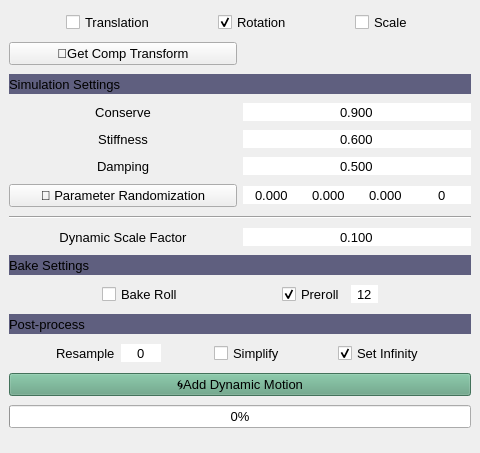
<?xml version="1.0" encoding="UTF-8"?>
<ui version="4.0">
 <class>dyn_motion_tool_mw</class>
 <widget class="QMainWindow" name="dyn_motion_tool_mw">
  <property name="geometry">
   <rect>
    <x>0</x>
    <y>0</y>
    <width>480</width>
    <height>453</height>
   </rect>
  </property>
  <property name="font">
   <font>
    <pointsize>10</pointsize>
   </font>
  </property>
  <property name="windowTitle">
   <string>DynMotionTool</string>
  </property>
  <property name="locale">
   <locale language="English" country="UnitedStates"/>
  </property>
  <widget class="QWidget" name="centralwidget">
   <layout class="QVBoxLayout" name="verticalLayout">
    <item>
     <layout class="QHBoxLayout" name="trs_lyt">
      <item>
       <widget class="QCheckBox" name="tr_cb">
        <property name="sizePolicy">
         <sizepolicy hsizetype="Fixed" vsizetype="Fixed">
          <horstretch>0</horstretch>
          <verstretch>0</verstretch>
         </sizepolicy>
        </property>
        <property name="toolTip">
         <string>Enable simulation on Translation</string>
        </property>
        <property name="text">
         <string>Translation</string>
        </property>
       </widget>
      </item>
      <item>
       <widget class="QCheckBox" name="rot_cb">
        <property name="sizePolicy">
         <sizepolicy hsizetype="Fixed" vsizetype="Fixed">
          <horstretch>0</horstretch>
          <verstretch>0</verstretch>
         </sizepolicy>
        </property>
        <property name="toolTip">
         <string>Enable simulation on Rotation</string>
        </property>
        <property name="text">
         <string>Rotation</string>
        </property>
        <property name="checked">
         <bool>true</bool>
        </property>
       </widget>
      </item>
      <item>
       <widget class="QCheckBox" name="scl_cb">
        <property name="sizePolicy">
         <sizepolicy hsizetype="Fixed" vsizetype="Fixed">
          <horstretch>0</horstretch>
          <verstretch>0</verstretch>
         </sizepolicy>
        </property>
        <property name="toolTip">
         <string>Enable simulation on Scale</string>
        </property>
        <property name="text">
         <string>Scale</string>
        </property>
       </widget>
      </item>
     </layout>
    </item>
    <item>
     <layout class="QHBoxLayout" name="comp_lyt">
      <item>
       <widget class="QPushButton" name="get_comp_pb">
        <property name="sizePolicy">
         <sizepolicy hsizetype="Minimum" vsizetype="Preferred">
          <horstretch>0</horstretch>
          <verstretch>0</verstretch>
         </sizepolicy>
        </property>
        <property name="toolTip">
         <string>Use selected transform as compensation transform
Typical usage: walk, run or characters boarding a vehicle</string>
        </property>
        <property name="text">
         <string>🚃Get Comp Transform</string>
        </property>
       </widget>
      </item>
      <item>
       <widget class="QLabel" name="comp_l">
        <property name="sizePolicy">
         <sizepolicy hsizetype="Preferred" vsizetype="Fixed">
          <horstretch>0</horstretch>
          <verstretch>0</verstretch>
         </sizepolicy>
        </property>
        <property name="font">
         <font>
          <pointsize>10</pointsize>
          <bold>true</bold>
         </font>
        </property>
        <property name="toolTip">
         <string>Current compensation transform
Transformation from this object will be removed from simulated objects</string>
        </property>
        <property name="text">
         <string/>
        </property>
        <property name="alignment">
         <set>Qt::AlignmentFlag::AlignCenter</set>
        </property>
       </widget>
      </item>
     </layout>
    </item>
    <item>
     <widget class="QLabel" name="sim_settings_l">
      <property name="sizePolicy">
       <sizepolicy hsizetype="Preferred" vsizetype="Fixed">
        <horstretch>0</horstretch>
        <verstretch>0</verstretch>
       </sizepolicy>
      </property>
      <property name="minimumSize">
       <size>
        <width>0</width>
        <height>20</height>
       </size>
      </property>
      <property name="styleSheet">
       <string notr="true">background-color: rgb(95, 95, 127);</string>
      </property>
      <property name="text">
       <string>Simulation Settings</string>
      </property>
     </widget>
    </item>
    <item>
     <layout class="QHBoxLayout" name="conserve_lyt">
      <item>
       <widget class="QLabel" name="conserve_l">
        <property name="text">
         <string>Conserve</string>
        </property>
        <property name="alignment">
         <set>Qt::AlignmentFlag::AlignCenter</set>
        </property>
       </widget>
      </item>
      <item>
       <widget class="QDoubleSpinBox" name="conserve_dsb">
        <property name="toolTip">
         <string>Atmospheric drag / viscosity
1 = no drag, full velocity preserved</string>
        </property>
        <property name="frame">
         <bool>false</bool>
        </property>
        <property name="alignment">
         <set>Qt::AlignmentFlag::AlignCenter</set>
        </property>
        <property name="buttonSymbols">
         <enum>QAbstractSpinBox::ButtonSymbols::NoButtons</enum>
        </property>
        <property name="decimals">
         <number>3</number>
        </property>
        <property name="minimum">
         <double>0.100000000000000</double>
        </property>
        <property name="maximum">
         <double>1.000000000000000</double>
        </property>
        <property name="singleStep">
         <double>0.050000000000000</double>
        </property>
        <property name="value">
         <double>0.900000000000000</double>
        </property>
       </widget>
      </item>
     </layout>
    </item>
    <item>
     <layout class="QHBoxLayout" name="stiffness_lyt">
      <item>
       <widget class="QLabel" name="stiffness_l">
        <property name="text">
         <string>Stiffness</string>
        </property>
        <property name="alignment">
         <set>Qt::AlignmentFlag::AlignCenter</set>
        </property>
       </widget>
      </item>
      <item>
       <widget class="QDoubleSpinBox" name="stiffness_dsb">
        <property name="toolTip">
         <string>How strongly the simulated position is pulled back toward the goal each frame
1 = rigid, no lag</string>
        </property>
        <property name="frame">
         <bool>false</bool>
        </property>
        <property name="alignment">
         <set>Qt::AlignmentFlag::AlignCenter</set>
        </property>
        <property name="buttonSymbols">
         <enum>QAbstractSpinBox::ButtonSymbols::NoButtons</enum>
        </property>
        <property name="decimals">
         <number>3</number>
        </property>
        <property name="minimum">
         <double>0.050000000000000</double>
        </property>
        <property name="maximum">
         <double>1.000000000000000</double>
        </property>
        <property name="singleStep">
         <double>0.050000000000000</double>
        </property>
        <property name="value">
         <double>0.600000000000000</double>
        </property>
       </widget>
      </item>
     </layout>
    </item>
    <item>
     <layout class="QHBoxLayout" name="damping_lyt">
      <item>
       <widget class="QLabel" name="damping_l">
        <property name="text">
         <string>Damping</string>
        </property>
        <property name="alignment">
         <set>Qt::AlignmentFlag::AlignCenter</set>
        </property>
       </widget>
      </item>
      <item>
       <widget class="QDoubleSpinBox" name="damping_dsb">
        <property name="toolTip">
         <string>Suppresses oscillation
0 = no damping 'bouncy forever'</string>
        </property>
        <property name="frame">
         <bool>false</bool>
        </property>
        <property name="alignment">
         <set>Qt::AlignmentFlag::AlignCenter</set>
        </property>
        <property name="buttonSymbols">
         <enum>QAbstractSpinBox::ButtonSymbols::NoButtons</enum>
        </property>
        <property name="decimals">
         <number>3</number>
        </property>
        <property name="maximum">
         <double>1.000000000000000</double>
        </property>
        <property name="singleStep">
         <double>0.050000000000000</double>
        </property>
        <property name="value">
         <double>0.500000000000000</double>
        </property>
       </widget>
      </item>
     </layout>
    </item>
    <item>
     <layout class="QHBoxLayout" name="prm_random_lyt">
      <item>
       <widget class="QPushButton" name="prm_preset_pb">
        <property name="toolTip">
         <string>Apply randomization to parameters to get variation with cloned or symmetrical rigs
Click to load a preset</string>
        </property>
        <property name="text">
         <string>🎲 Parameter Randomization</string>
        </property>
       </widget>
      </item>
      <item>
       <layout class="QHBoxLayout" name="prm_dsb_lyt">
        <property name="spacing">
         <number>0</number>
        </property>
        <item>
         <widget class="QDoubleSpinBox" name="cns_rnd_dsb">
          <property name="toolTip">
           <string>Conserve Randomization</string>
          </property>
          <property name="frame">
           <bool>false</bool>
          </property>
          <property name="alignment">
           <set>Qt::AlignmentFlag::AlignCenter</set>
          </property>
          <property name="buttonSymbols">
           <enum>QAbstractSpinBox::ButtonSymbols::NoButtons</enum>
          </property>
          <property name="decimals">
           <number>3</number>
          </property>
          <property name="maximum">
           <double>1.000000000000000</double>
          </property>
          <property name="singleStep">
           <double>0.050000000000000</double>
          </property>
         </widget>
        </item>
        <item>
         <widget class="QDoubleSpinBox" name="stf_rnd_dsb">
          <property name="toolTip">
           <string>Stiffness Randomization</string>
          </property>
          <property name="frame">
           <bool>false</bool>
          </property>
          <property name="alignment">
           <set>Qt::AlignmentFlag::AlignCenter</set>
          </property>
          <property name="buttonSymbols">
           <enum>QAbstractSpinBox::ButtonSymbols::NoButtons</enum>
          </property>
          <property name="decimals">
           <number>3</number>
          </property>
          <property name="maximum">
           <double>1.000000000000000</double>
          </property>
          <property name="singleStep">
           <double>0.050000000000000</double>
          </property>
         </widget>
        </item>
        <item>
         <widget class="QDoubleSpinBox" name="dmp_rnd_dsb">
          <property name="toolTip">
           <string>Damping Randomization</string>
          </property>
          <property name="frame">
           <bool>false</bool>
          </property>
          <property name="alignment">
           <set>Qt::AlignmentFlag::AlignCenter</set>
          </property>
          <property name="buttonSymbols">
           <enum>QAbstractSpinBox::ButtonSymbols::NoButtons</enum>
          </property>
          <property name="decimals">
           <number>3</number>
          </property>
          <property name="maximum">
           <double>1.000000000000000</double>
          </property>
          <property name="singleStep">
           <double>0.050000000000000</double>
          </property>
         </widget>
        </item>
        <item>
         <widget class="QSpinBox" name="seed_sb">
          <property name="toolTip">
           <string>Random generator seed, a different value gives a different random result</string>
          </property>
          <property name="frame">
           <bool>false</bool>
          </property>
          <property name="alignment">
           <set>Qt::AlignmentFlag::AlignCenter</set>
          </property>
          <property name="buttonSymbols">
           <enum>QAbstractSpinBox::ButtonSymbols::NoButtons</enum>
          </property>
          <property name="maximum">
           <number>999</number>
          </property>
         </widget>
        </item>
       </layout>
      </item>
     </layout>
    </item>
    <item>
     <widget class="Line" name="line">
      <property name="orientation">
       <enum>Qt::Orientation::Horizontal</enum>
      </property>
     </widget>
    </item>
    <item>
     <layout class="QHBoxLayout" name="dyn_scl_lyt">
      <item>
       <widget class="QLabel" name="dyn_scl_l">
        <property name="text">
         <string>Dynamic Scale Factor</string>
        </property>
        <property name="alignment">
         <set>Qt::AlignmentFlag::AlignCenter</set>
        </property>
       </widget>
      </item>
      <item>
       <widget class="QDoubleSpinBox" name="dyn_scl_dsb">
        <property name="toolTip">
         <string>Overall dynamic scale factor
Higher value = More motion keeping character</string>
        </property>
        <property name="frame">
         <bool>false</bool>
        </property>
        <property name="alignment">
         <set>Qt::AlignmentFlag::AlignCenter</set>
        </property>
        <property name="buttonSymbols">
         <enum>QAbstractSpinBox::ButtonSymbols::NoButtons</enum>
        </property>
        <property name="decimals">
         <number>3</number>
        </property>
        <property name="minimum">
         <double>0.010000000000000</double>
        </property>
        <property name="maximum">
         <double>10.000000000000000</double>
        </property>
        <property name="singleStep">
         <double>0.050000000000000</double>
        </property>
        <property name="value">
         <double>0.100000000000000</double>
        </property>
       </widget>
      </item>
     </layout>
    </item>
    <item>
     <widget class="QLabel" name="bake_settings_l">
      <property name="sizePolicy">
       <sizepolicy hsizetype="Preferred" vsizetype="Fixed">
        <horstretch>0</horstretch>
        <verstretch>0</verstretch>
       </sizepolicy>
      </property>
      <property name="minimumSize">
       <size>
        <width>0</width>
        <height>20</height>
       </size>
      </property>
      <property name="styleSheet">
       <string notr="true">background-color: rgb(95, 95, 127);</string>
      </property>
      <property name="text">
       <string>Bake Settings</string>
      </property>
     </widget>
    </item>
    <item>
     <layout class="QHBoxLayout" name="preroll_lyt">
      <item>
       <spacer name="spc_3">
        <property name="orientation">
         <enum>Qt::Orientation::Horizontal</enum>
        </property>
        <property name="sizeHint" stdset="0">
         <size>
          <width>40</width>
          <height>20</height>
         </size>
        </property>
       </spacer>
      </item>
      <item>
       <widget class="QCheckBox" name="bake_roll_cb">
        <property name="sizePolicy">
         <sizepolicy hsizetype="Preferred" vsizetype="Fixed">
          <horstretch>0</horstretch>
          <verstretch>0</verstretch>
         </sizepolicy>
        </property>
        <property name="toolTip">
         <string>Timeline is advanced frame-by-frame before sampling
Slower but required for pinned controls</string>
        </property>
        <property name="text">
         <string>Bake Roll</string>
        </property>
       </widget>
      </item>
      <item>
       <spacer name="spc_1">
        <property name="orientation">
         <enum>Qt::Orientation::Horizontal</enum>
        </property>
        <property name="sizeHint" stdset="0">
         <size>
          <width>40</width>
          <height>20</height>
         </size>
        </property>
       </spacer>
      </item>
      <item>
       <widget class="QCheckBox" name="preroll_cb">
        <property name="sizePolicy">
         <sizepolicy hsizetype="Fixed" vsizetype="Fixed">
          <horstretch>0</horstretch>
          <verstretch>0</verstretch>
         </sizepolicy>
        </property>
        <property name="toolTip">
         <string>Run simulation for a given number of frames before the first frame</string>
        </property>
        <property name="text">
         <string>Preroll</string>
        </property>
        <property name="checked">
         <bool>true</bool>
        </property>
       </widget>
      </item>
      <item>
       <widget class="QSpinBox" name="preroll_sb">
        <property name="sizePolicy">
         <sizepolicy hsizetype="Fixed" vsizetype="Fixed">
          <horstretch>0</horstretch>
          <verstretch>0</verstretch>
         </sizepolicy>
        </property>
        <property name="toolTip">
         <string>Number of frames used for preroll</string>
        </property>
        <property name="frame">
         <bool>false</bool>
        </property>
        <property name="alignment">
         <set>Qt::AlignmentFlag::AlignCenter</set>
        </property>
        <property name="buttonSymbols">
         <enum>QAbstractSpinBox::ButtonSymbols::NoButtons</enum>
        </property>
        <property name="minimum">
         <number>5</number>
        </property>
        <property name="maximum">
         <number>240</number>
        </property>
        <property name="value">
         <number>12</number>
        </property>
       </widget>
      </item>
      <item>
       <spacer name="spc_4">
        <property name="orientation">
         <enum>Qt::Orientation::Horizontal</enum>
        </property>
        <property name="sizeHint" stdset="0">
         <size>
          <width>40</width>
          <height>20</height>
         </size>
        </property>
       </spacer>
      </item>
     </layout>
    </item>
    <item>
     <widget class="QLabel" name="post_process_l">
      <property name="sizePolicy">
       <sizepolicy hsizetype="Preferred" vsizetype="Fixed">
        <horstretch>0</horstretch>
        <verstretch>0</verstretch>
       </sizepolicy>
      </property>
      <property name="minimumSize">
       <size>
        <width>0</width>
        <height>20</height>
       </size>
      </property>
      <property name="styleSheet">
       <string notr="true">background-color: rgb(95, 95, 127);</string>
      </property>
      <property name="text">
       <string>Post-process</string>
      </property>
     </widget>
    </item>
    <item>
     <layout class="QHBoxLayout" name="resample_lyt">
      <item>
       <spacer name="spc_2">
        <property name="orientation">
         <enum>Qt::Orientation::Horizontal</enum>
        </property>
        <property name="sizeHint" stdset="0">
         <size>
          <width>40</width>
          <height>20</height>
         </size>
        </property>
       </spacer>
      </item>
      <item>
       <widget class="QLabel" name="resample_l">
        <property name="sizePolicy">
         <sizepolicy hsizetype="Preferred" vsizetype="Fixed">
          <horstretch>0</horstretch>
          <verstretch>0</verstretch>
         </sizepolicy>
        </property>
        <property name="text">
         <string>Resample</string>
        </property>
       </widget>
      </item>
      <item>
       <widget class="QSpinBox" name="resample_sb">
        <property name="minimumSize">
         <size>
          <width>40</width>
          <height>0</height>
         </size>
        </property>
        <property name="toolTip">
         <string>Gaussian resample filter on the output curves
Smooth high-frequency noise</string>
        </property>
        <property name="frame">
         <bool>false</bool>
        </property>
        <property name="alignment">
         <set>Qt::AlignmentFlag::AlignCenter</set>
        </property>
        <property name="buttonSymbols">
         <enum>QAbstractSpinBox::ButtonSymbols::NoButtons</enum>
        </property>
        <property name="maximum">
         <number>5</number>
        </property>
       </widget>
      </item>
      <item>
       <spacer name="horizontalSpacer_4">
        <property name="orientation">
         <enum>Qt::Orientation::Horizontal</enum>
        </property>
        <property name="sizeHint" stdset="0">
         <size>
          <width>40</width>
          <height>20</height>
         </size>
        </property>
       </spacer>
      </item>
      <item>
       <widget class="QCheckBox" name="simplify_cb">
        <property name="sizePolicy">
         <sizepolicy hsizetype="Preferred" vsizetype="Fixed">
          <horstretch>0</horstretch>
          <verstretch>0</verstretch>
         </sizepolicy>
        </property>
        <property name="toolTip">
         <string>Runs Maya's curve-simplify filter on the output curves</string>
        </property>
        <property name="text">
         <string>Simplify</string>
        </property>
       </widget>
      </item>
      <item>
       <spacer name="horizontalSpacer_3">
        <property name="orientation">
         <enum>Qt::Orientation::Horizontal</enum>
        </property>
        <property name="sizeHint" stdset="0">
         <size>
          <width>40</width>
          <height>20</height>
         </size>
        </property>
       </spacer>
      </item>
      <item>
       <widget class="QCheckBox" name="pre_post_inf_cb">
        <property name="toolTip">
         <string>Set pre- and post-infinity to linear, helps with motion blur for first and last frames</string>
        </property>
        <property name="text">
         <string>Set Infinity</string>
        </property>
        <property name="checked">
         <bool>true</bool>
        </property>
       </widget>
      </item>
      <item>
       <spacer name="horizontalSpacer_2">
        <property name="orientation">
         <enum>Qt::Orientation::Horizontal</enum>
        </property>
        <property name="sizeHint" stdset="0">
         <size>
          <width>40</width>
          <height>20</height>
         </size>
        </property>
       </spacer>
      </item>
     </layout>
    </item>
    <item>
     <widget class="QPushButton" name="add_dyn_pb">
      <property name="sizePolicy">
       <sizepolicy hsizetype="Minimum" vsizetype="Fixed">
        <horstretch>0</horstretch>
        <verstretch>0</verstretch>
       </sizepolicy>
      </property>
      <property name="toolTip">
       <string>Run simulation on selected transforms</string>
      </property>
      <property name="styleSheet">
       <string notr="true">QPushButton{background-color: rgb(95, 159, 127)}</string>
      </property>
      <property name="text">
       <string>🌀Add Dynamic Motion</string>
      </property>
     </widget>
    </item>
    <item>
     <widget class="QProgressBar" name="progress_bar">
      <property name="toolTip">
       <string>Scientific fact: looking at a progress bar makes the process faster</string>
      </property>
      <property name="value">
       <number>0</number>
      </property>
     </widget>
    </item>
   </layout>
  </widget>
 </widget>
 <resources/>
 <connections/>
</ui>
